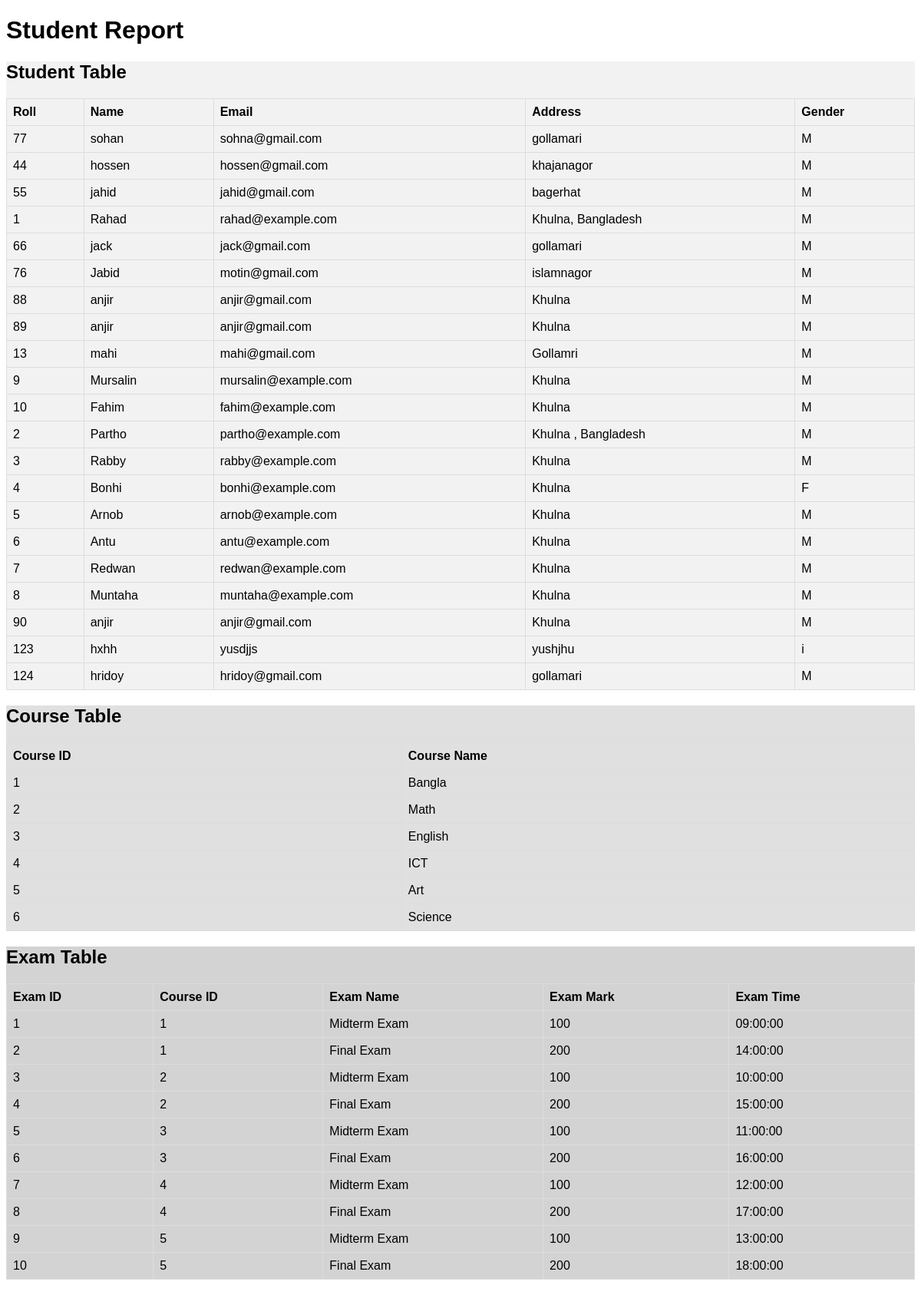
The app's page /report2.php with its own data.
### tables this page shows
CREATE TABLE IF NOT EXISTS `student` (
  `Roll` int NOT NULL,
  `Name` varchar(100) DEFAULT NULL,
  `Email` varchar(100) DEFAULT NULL,
  `Address` varchar(255) DEFAULT NULL,
  `Gender` char(1) DEFAULT NULL,
  PRIMARY KEY (`Roll`)
);

CREATE TABLE IF NOT EXISTS `course` (
  `Course_id` int NOT NULL,
  `C_Name` varchar(100) DEFAULT NULL,
  PRIMARY KEY (`Course_id`)
);

CREATE TABLE IF NOT EXISTS `exam` (
  `E_id` int NOT NULL,
  `Course_id` int DEFAULT NULL,
  `E_name` varchar(100) DEFAULT NULL,
  `E_mark` int DEFAULT NULL,
  `E_time` time DEFAULT NULL,
  PRIMARY KEY (`E_id`),
  KEY `Course_id` (`Course_id`)
);

### report2.php (the view, shortened to what this page needs)
<?php
$mysqli = new mysqli("localhost","root","","school_management_system");
$query_student = "SELECT * FROM Student";
$result_student = $mysqli->query($query_student);
$query_course = "SELECT * FROM Course";
$result_course = $mysqli->query($query_course);
$query_exam = "SELECT * FROM Exam";
$result_exam = $mysqli->query($query_exam);
?>
<!DOCTYPE html>
<html>
<head>
</head>
<body>
    <h1 class="t24">Student Report</h1>
    <div class="section student-section">
        <h2>Student Table</h2>
        <table>
            <tr>
                <th>Roll</th>
                <th>Name</th>
                <th>Email</th>
                <th>Address</th>
                <th>Gender</th>
            </tr>
            <?php while ($row = $result_student->fetch_assoc()) {?>
            <tr>
                <td><?php echo $row["Roll"];?></td>
                <td><?php echo $row["Name"];?></td>
                <td><?php echo $row["Email"];?></td>
                <td><?php echo $row["Address"];?></td>
                <td><?php echo $row["Gender"];?></td>
            </tr>
            <?php }?>
        </table>
    </div>
    <div class="section course-section">
        <h2>Course Table</h2>
        <table>
            <tr>
                <th>Course ID</th>
                <th>Course Name</th>
            </tr>
            <?php while ($row = $result_course->fetch_assoc()) {?>
            <tr>
                <td><?php echo $row["Course_id"];?></td>
                <td><?php echo $row["C_Name"];?></td>
            </tr>
            <?php }?>
        </table>
    </div>
    <div class="section exam-section">
        <h2>Exam Table</h2>
        <table>
            <tr>
                <th>Exam ID</th>
                <th>Course ID</th>
                <th>Exam Name</th>
                <th>Exam Mark</th>
                <th>Exam Time</th>
            </tr>
            <?php while ($row = $result_exam->fetch_assoc()) {?>
            <tr>
                <td><?php echo $row["E_id"];?></td>
                <td><?php echo $row["Course_id"];?></td>
                <td><?php echo $row["E_name"];?></td>
                <td><?php echo $row["E_mark"];?></td>
                <td><?php echo $row["E_time"];?></td>
            </tr>
            <?php }?>
        </table>
    </div>
</body>
</html>

### report2.php (style rules this page uses)
body { font-family: Arial, sans-serif; background-color: ; }
.section { margin-bottom: 20px; }
table { border-collapse: collapse; width: 100%; }
th, td { border: 1px solid #ddd; padding: 8px; text-align: left; }
.student-section { background-color: #f2f2f2; }
.course-section { background-color: #e0e0e0; }
.exam-section { background-color: #d3d3d3; }

### records on screen
student: Roll "77", Name "sohan", Email "sohna@gmail.com", Address "gollamari", Gender "M"
student: Roll "44", Name "hossen", Email "hossen@gmail.com", Address "khajanagor", Gender "M"
student: Roll "55", Name "jahid", Email "jahid@gmail.com", Address "bagerhat", Gender "M"
student: Roll "1", Name "Rahad", Email "rahad@example.com", Address "Khulna, Bangladesh", Gender "M"
student: Roll "66", Name "jack", Email "jack@gmail.com", Address "gollamari", Gender "M"
student: Roll "76", Name "Jabid", Email "motin@gmail.com", Address "islamnagor", Gender "M"
student: Roll "88", Name "anjir", Email "anjir@gmail.com", Address "Khulna", Gender "M"
student: Roll "89", Name "anjir", Email "anjir@gmail.com", Address "Khulna", Gender "M"
student: Roll "13", Name "mahi", Email "mahi@gmail.com", Address "Gollamri", Gender "M"
student: Roll "9", Name "Mursalin", Email "mursalin@example.com", Address "Khulna", Gender "M"
student: Roll "10", Name "Fahim", Email "fahim@example.com", Address "Khulna", Gender "M"
student: Roll "2", Name "Partho", Email "partho@example.com", Address "Khulna , Bangladesh", Gender "M"
student: Roll "3", Name "Rabby", Email "rabby@example.com", Address "Khulna", Gender "M"
student: Roll "4", Name "Bonhi", Email "bonhi@example.com", Address "Khulna", Gender "F"
student: Roll "5", Name "Arnob", Email "arnob@example.com", Address "Khulna", Gender "M"
student: Roll "6", Name "Antu", Email "antu@example.com", Address "Khulna", Gender "M"
student: Roll "7", Name "Redwan", Email "redwan@example.com", Address "Khulna", Gender "M"
student: Roll "8", Name "Muntaha", Email "muntaha@example.com", Address "Khulna", Gender "M"
student: Roll "90", Name "anjir", Email "anjir@gmail.com", Address "Khulna", Gender "M"
student: Roll "123", Name "hxhh", Email "yusdjjs", Address "yushjhu", Gender "i"
student: Roll "124", Name "hridoy", Email "hridoy@gmail.com", Address "gollamari", Gender "M"
course: Course_id "1", C_Name "Bangla"
course: Course_id "2", C_Name "Math"
course: Course_id "3", C_Name "English"
course: Course_id "4", C_Name "ICT"
course: Course_id "5", C_Name "Art"
course: Course_id "6", C_Name "Science"
exam: E_id "1", Course "1", E_name "Midterm Exam", E_mark "100", E_time "09:00:00"
exam: E_id "2", Course "1", E_name "Final Exam", E_mark "200", E_time "14:00:00"
exam: E_id "3", Course "2", E_name "Midterm Exam", E_mark "100", E_time "10:00:00"
exam: E_id "4", Course "2", E_name "Final Exam", E_mark "200", E_time "15:00:00"
exam: E_id "5", Course "3", E_name "Midterm Exam", E_mark "100", E_time "11:00:00"
exam: E_id "6", Course "3", E_name "Final Exam", E_mark "200", E_time "16:00:00"
exam: E_id "7", Course "4", E_name "Midterm Exam", E_mark "100", E_time "12:00:00"
exam: E_id "8", Course "4", E_name "Final Exam", E_mark "200", E_time "17:00:00"
exam: E_id "9", Course "5", E_name "Midterm Exam", E_mark "100", E_time "13:00:00"
exam: E_id "10", Course "5", E_name "Final Exam", E_mark "200", E_time "18:00:00"
